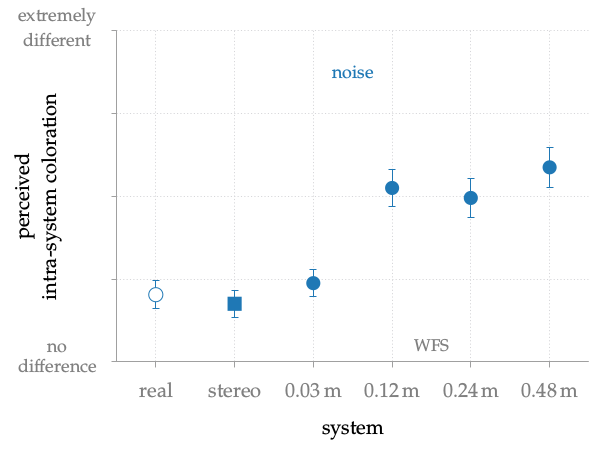

The gnuplot source for this figure:
#!/usr/bin/gnuplot
#
# FIGURE 5.6: Average results with confi- dence intervals for the following
# question: Is there a timbral difference between the reference and the
# stimulus?  Whereby the reference and the other stimuli were presented by the
# same system each time, leading to the measurement of intra-system coloration.
# The average is calculated over all subjects and the different positions of the
# sources. All loudspeakers, including real, stereo, and WFS, were simulated via
# binaural synthesis. The results are replotted from H.  Wittek. “Perceptual
# differences between wavefield synthesis and stereophony”.  PhD thesis.
# University of Surrey, 2007, Fig. 8.6.
#
# AUTHOR:   Hagen Wierstorf
# SOFTWARE: gnuplot 5.0 patchlevel 3

reset
set macros
set loadpath '../../gnuplot' 'data'

load 'latex.cfg'
load 'border.cfg'
load 'grid.cfg'
load 'paired.pal'

set terminal epslatex size 10cm,7cm color colortext @small
set output 'fig5_06.tex'

unset key

set xrange [0.5:6.5]
set yrange [0:4]

set ylabel '\shortstack{perceived \\intra-system coloration}' offset 12,0
set xlabel 'system'

set lmargin 8

set format y ''
set xtics ('real' 1,'stereo' 2,'$0.03$\,m' 3,'$0.12$\,m' 4,'$0.24$\,m' 5,'$0.48$\,m' 6)
set ytics ('\ft\shortstack{no \\difference}' 0,'' 1,'' 2,'' 3,'\ft\shortstack{extremely \\different}' 4)

set label '\acs{WFS}'  at 4.5,0.2 center front tc ls 101
set label '\ft noise' at 3.5,3.5 center front tc ls 2 
plot 'wittek.txt' i 0 u 2:3:4 w yerrorbars ls 2 ps 2 pt 6 lw 1,\
     ''           i 0 u 2:3   w points     ps 1.9 lc "white" pt 7 lw 1,\
     ''           i 1 u 2:3:4 w yerrorbars ls 2 ps 2 pt 5 lw 1,\
     ''           i 2 u 2:3:4 w yerrorbars ls 2 ps 2 pt 7 lw 1

call 'plot.plt' 'fig5_06'
